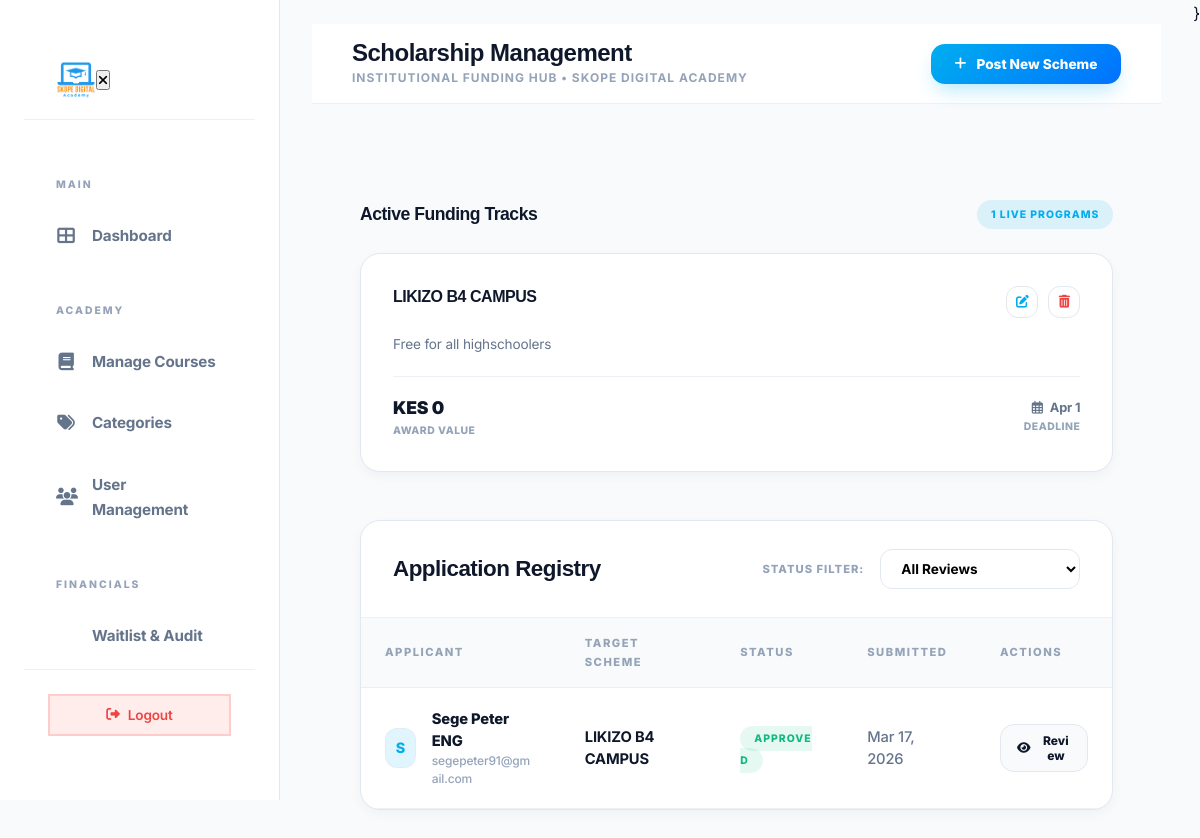
The page /admin/scholarships.php (signed in) on the database its author committed.
### tables this page shows
CREATE TABLE `scholarships` (
  `id` int(11) NOT NULL AUTO_INCREMENT,
  `title` varchar(255) NOT NULL,
  `description` text DEFAULT NULL,
  `amount` decimal(10,2) DEFAULT 0.00,
  `expiry_date` date DEFAULT NULL,
  `status` enum('active','closed') DEFAULT 'active',
  `created_at` datetime DEFAULT current_timestamp(),
  PRIMARY KEY (`id`)
);

CREATE TABLE `scholarship_applications` (
  `id` int(11) NOT NULL AUTO_INCREMENT,
  `scholarship_id` int(11) NOT NULL,
  `user_id` int(11) NOT NULL,
  `sop` text NOT NULL,
  `academic_background` text NOT NULL,
  `document_file` varchar(255) DEFAULT NULL,
  `status` enum('pending','approved','rejected') DEFAULT 'pending',
  `created_at` datetime DEFAULT current_timestamp(),
  PRIMARY KEY (`id`),
  KEY `scholarship_id` (`scholarship_id`),
  KEY `user_id` (`user_id`)
);

CREATE TABLE `users` (
  `id` int(11) NOT NULL AUTO_INCREMENT,
  `name` varchar(150) NOT NULL,
  `email` varchar(191) NOT NULL,
  `password` varchar(255) NOT NULL,
  `role` enum('admin','tutor','student') NOT NULL DEFAULT 'student',
  `admission_number` varchar(50) DEFAULT NULL,
  `phone` varchar(20) DEFAULT NULL,
  `avatar` varchar(255) DEFAULT NULL,
  `bio` text DEFAULT NULL,
  `dob` date DEFAULT NULL,
  `gender` enum('male','female','other') DEFAULT NULL,
  `county` varchar(100) DEFAULT NULL,
  `nationality` varchar(100) DEFAULT 'Kenyan',
  `national_id` varchar(50) DEFAULT NULL,
  `education_level` varchar(100) DEFAULT NULL,
  `id_document` varchar(255) DEFAULT NULL,
  `referral_code` varchar(50) DEFAULT NULL,
  `referred_by` int(11) DEFAULT NULL,
  `status` enum('active','pending','suspended') NOT NULL DEFAULT 'pending',
  `email_verified` tinyint(1) DEFAULT 0,
  `points` int(11) DEFAULT 0,
  `merit_coins` decimal(15,2) DEFAULT 0.00,
  `created_at` datetime DEFAULT current_timestamp(),
  `last_login` datetime DEFAULT NULL,
  PRIMARY KEY (`id`),
  UNIQUE KEY `email` (`email`),
  UNIQUE KEY `referral_code` (`referral_code`),
  UNIQUE KEY `national_id` (`national_id`),
  UNIQUE KEY `admission_number` (`admission_number`),
  KEY `fk_referred_by` (`referred_by`),
  CONSTRAINT `fk_referred_by` FOREIGN KEY (`referred_by`) REFERENCES `users` (`id`) ON DELETE SET NULL
);

### admin/scholarships.php (the view, shortened to what this page needs)
<?php
require_once 'includes/header.php';
try {
    $scholarships_list = $pdo->query("SELECT * FROM scholarships ORDER BY created_at DESC")->fetchAll();
    $status_filter = $_GET['status'] ?? 'all';
    $where = $status_filter !== 'all' ? "WHERE sa.status = ?" : "WHERE 1=1";
    $params = $status_filter !== 'all' ? [$status_filter] : [];
    $stmt = $pdo->prepare("SELECT sa.*, u.name as student_name, u.email as student_email, s.title as scholarship_title
                         FROM scholarship_applications sa
                         JOIN users u ON sa.user_id = u.id
                         JOIN scholarships s ON sa.scholarship_id = s.id
                         $where
                         ORDER BY sa.created_at DESC");
    $stmt->execute($params);
    $applications = $stmt->fetchAll();
} catch (Exception $e) { $scholarships_list = []; $applications = []; }
?>
<?php require_once 'includes/sidebar.php'; ?>
<main class="main-content">
    <header class="admin-header">
        <div style="display: flex; align-items: center; gap: 20px;">
            <div>
                <h1 style="font-size: 1.5rem; font-weight: 900; letter-spacing: -0.5px;">Scholarship <span>Management</span></h1>
                <p style="font-size: 0.75rem; color: var(--text-muted); font-weight: 700; text-transform: uppercase; letter-spacing: 1px;">Institutional Funding Hub • Skope Digital Academy</p>
            </div>
        </div>
        <button class="btn-premium" onclick="openAddModal()">
            <i class="fas fa-plus"></i> Post New Scheme
        </button>
    </header>
    <div class="admin-body">
        <div style="margin-bottom: 48px;">
            <div style="display: flex; align-items: center; justify-content: space-between; margin-bottom: 24px;">
                <h2 style="font-size: 1.1rem; font-weight: 900; letter-spacing: -0.5px;">Active Funding Tracks</h2>
                <span class="badge-premium" style="background: var(--primary-glow); color: var(--primary);"><?= count($scholarships_list) ?> Live Programs</span>
            </div>
            <div class="dash-stats-grid">
                <?php foreach($scholarships_list as $s): ?>
                <div class="premium-card">
                    <div style="display: flex; justify-content: space-between; align-items: flex-start; margin-bottom: 16px;">
                        <h3 style="font-size: 1rem; font-weight: 800; color: var(--text-main); margin: 0; line-height: 1.4;"><?= htmlspecialchars($s['title']) ?></h3>
                        <div style="display: flex; gap: 10px;">
                            <button onclick='openEditModal(<?= json_encode($s) ?>)' class="avatar-sm" style="width: 32px; height: 32px; background: transparent; border-color: var(--border); color: var(--primary); cursor: pointer;">
                                <i class="fas fa-edit" style="font-size: 0.8rem;"></i>
                            </button>
                            <button onclick="confirmDelete(<?= $s['id'] ?>)" class="avatar-sm" style="width: 32px; height: 32px; background: transparent; border-color: var(--border); color: var(--danger); cursor: pointer;">
                                <i class="fas fa-trash-alt" style="font-size: 0.8rem;"></i>
                            </button>
                        </div>
                    </div>
                    <p style="font-size: 0.85rem; color: var(--text-dim); line-height: 1.6; margin-bottom: 20px; display: -webkit-box; -webkit-line-clamp: 2; -webkit-box-orient: vertical; overflow: hidden;">
                        <?= htmlspecialchars($s['description']) ?>
                    </p>
                    <div style="display: flex; justify-content: space-between; align-items: center; border-top: 1px solid var(--border-light); padding-top: 16px;">
                        <div>
                            <div style="font-size: 1.1rem; font-weight: 900; color: var(--text-main);">KES <?= number_format($s['amount']) ?></div>
                            <div style="font-size: 0.65rem; color: var(--text-muted); text-transform: uppercase; font-weight: 800; letter-spacing: 0.5px;">Award Value</div>
                        </div>
                        <div style="text-align: right;">
                            <div style="font-size: 0.8rem; font-weight: 700; color: var(--text-dim);"><i class="far fa-calendar-alt" style="margin-right: 4px;"></i> <?= $s['expiry_date'] ? date('M j', strtotime($s['expiry_date'])) : 'Perpetual' ?></div>
                            <div style="font-size: 0.65rem; color: var(--text-muted); text-transform: uppercase; font-weight: 800; letter-spacing: 0.5px;">Deadline</div>
                        </div>
                    </div>
                </div>
                <?php endforeach; ?>
            </div>
        </div>
        <div class="table-card">
            <div class="table-header">
                <h2>Application <span>Registry</span></h2>
                <div style="display: flex; align-items: center; gap: 16px;">
                    <span style="font-size: 0.7rem; font-weight: 800; color: var(--text-muted); text-transform: uppercase; letter-spacing: 1px;">Status Filter:</span>
                    <select onchange="location.href='?status=' + this.value" style="padding: 10px 16px; border-radius: 12px; border: 1.5px solid var(--border); font-size: 0.85rem; font-weight: 700; outline: none; background: #fff; cursor: pointer;">
                        <option value="all" <?= $status_filter == 'all' ? 'selected' : '' ?>>All Reviews</option>
                    </select>
                </div>
            </div>
            <div style="overflow-x: auto;">
                <table class="admin-table">
                    <thead>
                        <tr>
                            <th>Applicant</th>
                            <th>Target Scheme</th>
                            <th>Status</th>
                            <th>Submitted</th>
                            <th>Actions</th>
                        </tr>
                    </thead>
                    <tbody>
                        <?php foreach($applications as $a): ?>
                        <tr>
                            <td>
                                <div class="user-identity">
                                    <div class="avatar-sm"><?= strtoupper(substr($a['student_name'], 0, 1)) ?></div>
                                    <div>
                                        <div style="font-weight: 800; color: var(--text-main);"><?= htmlspecialchars($a['student_name']) ?></div>
                                        <div style="font-size: 0.75rem; color: var(--text-muted);"><?= htmlspecialchars($a['student_email']) ?></div>
                                    </div>
                                </div>
                            </td>
                            <td style="font-weight: 700; color: var(--text-main);"><?= htmlspecialchars($a['scholarship_title']) ?></td>
                            <td>
                                <span class="badge-premium" style="background: <?= $a['status'] === 'approved' ? 'rgba(16, 185, 129, 0.1)' : ($a['status'] === 'pending' ? 'rgba(245, 158, 11, 0.1)' : 'rgba(239, 68, 68, 0.1)') ?>; color: <?= $a['status'] === 'approved' ? 'var(--success)' : ($a['status'] === 'pending' ? 'var(--warning)' : 'var(--danger)') ?>;">
                                    <?= ucfirst($a['status']) ?>
                                </span>
                            </td>
                            <td><?= date('M j, Y', strtotime($a['created_at'])) ?></td>
                            <td>
                                <div style="display: flex; gap: 8px;">
                                    <button class="btn-premium" style="background: var(--bg-main); color: var(--text-main); border: 1.5px solid var(--border); box-shadow: none; padding: 8px 16px; font-size: 0.75rem;" onclick="viewApp('<?= $a['id'] ?>', '<?= addslashes($a['sop']) ?>', '<?= $a['document_file'] ?>')">
                                        <i class="fas fa-eye"></i> Review
                                    </button>
                                </div>
                            </td>
                        </tr>
                        <?php endforeach; ?>
                    </tbody>
                </table>
            </div>
        </div>
    </div>
</main>
</body></html>    }
</body></html>

### assets/css/main.css (style rules this page uses)
:root { --primary: #00BFFF; --primary-dark: #0080FF; --primary-glow: rgba(0, 191, 255, 0.12); --secondary: #FF8C00; --secondary-dark:#E67E00; --secondary-glow:rgba(255, 140, 0, 0.12); --slate-900: #0f172a; --slate-800: #1e293b; --slate-700: #334155; --slate-100: #f1f5f9; --white: #FFFFFF; --bg-light: #F8FAFC; --dark: #0f172a; --dark-card: #ffffff; --dark-border: #e2e8f0; --glass-bg: rgba(255, 255, 255, 0.7); --glass-border: rgba(255, 255, 255, 0.4); --text-main: #0f172a; --text-muted: #475569; --text-dim: #64748b; --success: #10B981; --warning: #F59E0B; --danger: #EF4444; --radius-sm: 8px; --radius: 14px; --radius-lg: 24px; --radius-xl: 32px; --shadow-premium: 0 20px 40px -15px rgba(15, 23, 42, 0.1); --shadow-lg: 0 25px 50px -12px rgba(0, 0, 0, 0.08); --transition: 0.4s cubic-bezier(0.16, 1, 0.3, 1); --font-main: 'Inter', sans-serif; --font-heading: 'Poppins', sans-serif; --vid-indigo: #3B3C68; --vid-indigo-dark:#2A2B4D; --vid-light: #F8FAFD; --vid-slate: #1E293B; }
*, *::before, *::after { box-sizing: border-box; margin: 0; padding: 0; }
html { scroll-behavior: smooth; font-size: 16px; }
body { font-family: var(--font-main); background: var(--bg-light); color: var(--text-main); line-height: 1.65; overflow-x: hidden; -webkit-font-smoothing: antialiased; letter-spacing: -0.01em; }
h1, h2, h3, h4, h5, h6 { font-family: var(--font-heading); font-weight: 800; color: #1e293b; letter-spacing: -0.03em; }
button { cursor: pointer; font-family: var(--font-main); }
input, textarea, select { font-family: var(--font-main); }
h1, h2, h3, h4, h5, h6 { font-weight: 700; line-height: 1.2; color: var(--text-primary); }
h1 { font-size: clamp(2rem, 5vw, 3.5rem); }
h2 { font-size: clamp(1.5rem, 4vw, 2.5rem); }
h3 { font-size: clamp(1.2rem, 3vw, 1.75rem); }
.premium-card { background: var(--white); border: 1px solid var(--dark-border); border-radius: var(--radius-lg); padding: 40px; transition: var(--transition); box-shadow: var(--shadow-premium); position: relative; overflow: hidden; }
:root { --sidebar-w: 280px; }
html, body { min-height: 100vh; width: 100%; }
.main-content { margin-left: var(--sidebar-w); min-height: 100vh; padding: 40px 60px; background: var(--bg-light); width: auto; position: relative; transition: all var(--transition); }
.admin-header { display: flex; justify-content: space-between; align-items: center; margin-bottom: 48px; }
.dash-stats-grid { display: grid; grid-template-columns: repeat(4, 1fr); gap: 24px; margin-bottom: 40px; }
.table-card { background: white; border: 1px solid var(--dark-border); border-radius: 16px; overflow: hidden; box-shadow: var(--shadow-sm); }
.admin-table { width: 100%; border-collapse: collapse; }
.admin-table th { background: var(--bg-light); color: var(--text-dim); text-transform: uppercase; font-size: 0.72rem; letter-spacing: 1px; font-weight: 800; padding: 12px 12px; text-align: left; }
.admin-table td { padding: 12px 12px; border-top: 1px solid var(--dark-border); font-size: 0.92rem; color: var(--text-primary); white-space: normal !important; word-break: break-word; line-height: 1.5; }
:root { --sidebar-w: 260px; }
.main-content { margin-left: var(--sidebar-w); padding: 32px 48px; }
@media (max-width: 1366px) { .main-content { padding: 24px 32px; } }

### rows shown on the page
scholarships: title "LIKIZO B4 CAMPUS", description "Free for all highschoolers", amount "0", expiry_date "Apr 1"
scholarship_applications: user.name "S", user.name "Sege Peter ENG", user.email "segepeter91@gmail.com", scholarship.title "LIKIZO B4 CAMPUS", status "APPROVED", created_at "Mar 17, 2026"

### other values the page prints
count($scholarships_list) "1"
